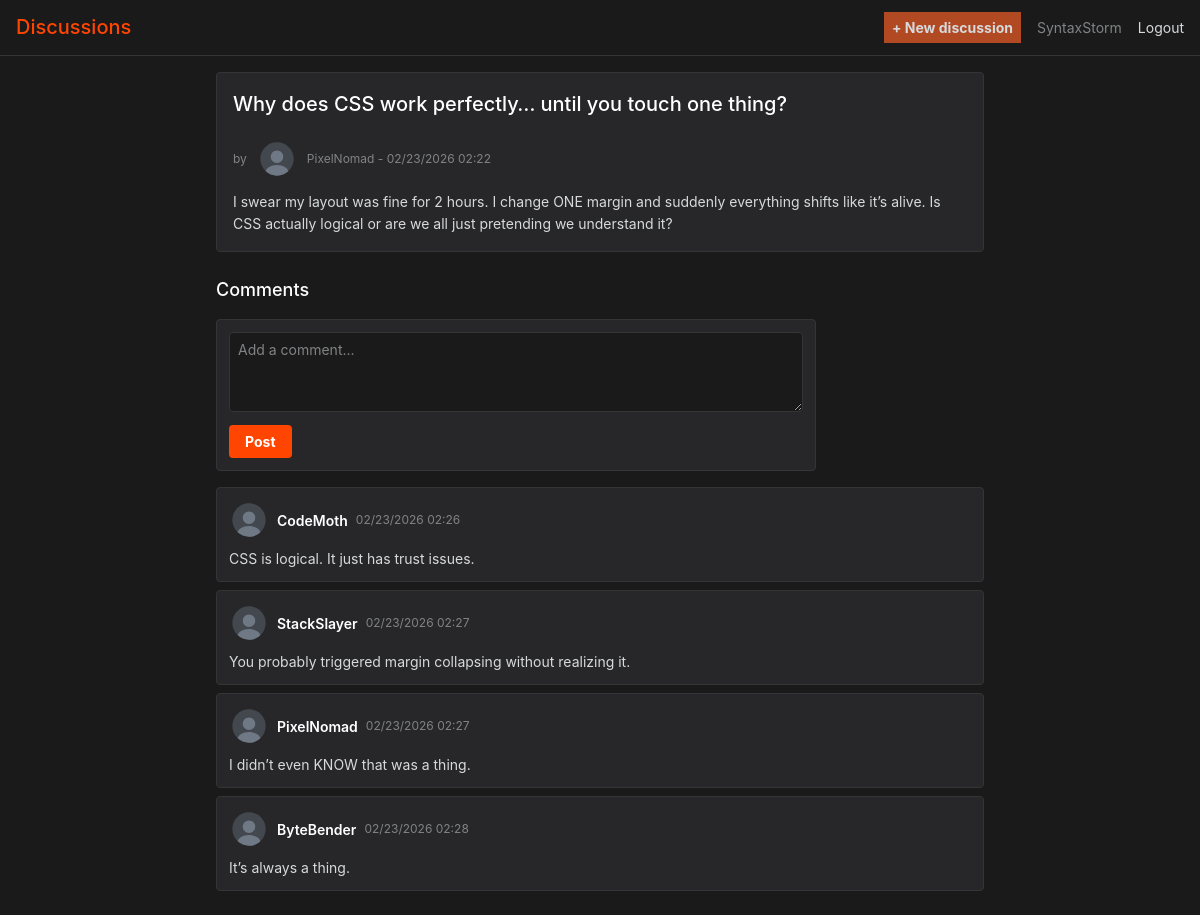
The page /discussions/view.php?s=why-does-css-work-perfectly-until-you-touch-one-thing (signed in) on the database its author committed.
### tables this page shows
CREATE TABLE `discussions` (
  `id` int NOT NULL,
  `user_id` int NOT NULL,
  `title` varchar(255) NOT NULL,
  `slug` varchar(255) NOT NULL,
  `content` text NOT NULL,
  `created_at` datetime DEFAULT CURRENT_TIMESTAMP
);

CREATE TABLE `users` (
  `id` int NOT NULL,
  `username` varchar(50) NOT NULL,
  `email` varchar(100) NOT NULL,
  `password` varchar(255) NOT NULL,
  `role` enum('USER','ADMIN') DEFAULT 'USER',
  `created_at` timestamp NULL DEFAULT CURRENT_TIMESTAMP,
  `updated_at` timestamp NULL DEFAULT CURRENT_TIMESTAMP ON UPDATE CURRENT_TIMESTAMP
);

CREATE TABLE `comments` (
  `id` int NOT NULL,
  `discussion_id` int NOT NULL,
  `user_id` int NOT NULL,
  `content` text NOT NULL,
  `hidden` tinyint(1) NOT NULL DEFAULT '0',
  `created_at` datetime DEFAULT CURRENT_TIMESTAMP
);

### discussions/view.php (the view, shortened to what this page needs)
<?php
$slug = trim($_GET['s']);
$pdo = getPdo();
$stmt = $pdo->prepare('SELECT d.id, d.title, d.content, d.created_at, u.username FROM discussions d JOIN users u ON d.user_id = u.id WHERE d.slug = :slug');
$stmt->execute(['slug' => $slug]);
$discussion = $stmt->fetch();
$stmt = $pdo->prepare('SELECT c.id, c.content, c.hidden, c.created_at, u.username FROM comments c JOIN users u ON c.user_id = u.id WHERE c.discussion_id = :id ORDER BY c.created_at ASC');
$stmt->execute(['id' => $discussion['id']]);
$comments = $stmt->fetchAll();
?>
<!DOCTYPE html>
<html lang="en">
<head>
    <link rel="stylesheet" href="../assets/css/main.css">
</head>
<body>
    <header>
        <h1><a href="../index.php">Discussions</a></h1>
        <nav>
            <a class="new_discussion" href="add.php">+ New discussion</a>
            <span><?= htmlspecialchars($_SESSION['username']) ?></span>
            <a href="../auth/logout.php">Logout</a>
        </nav>
    </header>
    <main>
        <article class="discussion">
            <div class="discussion-header">
                <h2><?= htmlspecialchars($discussion['title']) ?></h2>
            </div>
            <p class="meta">by  <?= htmlspecialchars($discussion['username']) ?> - <?= htmlspecialchars(date('m/d/Y H:i', strtotime($discussion['created_at']))) ?></p>
            <div class="content"><?= nl2br(htmlspecialchars($discussion['content'])) ?></div>
        </article>
        <section class="comments">
            <h3>Comments</h3>
            <form action="../comments/add.php" method="post" class="comment-form">
                <textarea name="content" required minlength="1" maxlength="5000" placeholder="Add a comment..."></textarea>
                <button type="submit">Post</button>
            </form>
            <?php if (empty($comments)): ?>
            <p class="no-comments">No comments yet.</p>
            <?php else: ?>
            <ul class="comment-list">
                <?php foreach ($comments as $c): ?>
                <li>
                    <div class="comment-header">
                        <strong><?= htmlspecialchars($c['username']) ?></strong>
                        <span class="meta"><?= htmlspecialchars(date('m/d/Y H:i', strtotime($c['created_at']))) ?></span>
                    </div>
                    <p class="<?= $c['hidden'] ? 'hidden-content' : '' ?>"><?= $c['hidden'] ? 'This content appears to be inappropriate. If this is an error, please contact support.' : nl2br(htmlspecialchars($c['content'])) ?></p>
                </li>
                <?php endforeach; ?>
            </ul>
            <?php endif; ?>
        </section>
    </main>
</body>
</html>

### assets/css/background.css (style rules this page uses)
body { background-color: #1a1a1b; color: #d7dadc; min-height: 100vh; }
main { background-color: transparent; }

### assets/css/layout.css (style rules this page uses)
body { max-width: 1200px; margin: 0 auto; padding: 0; }
main { padding: 16px; max-width: 800px; margin: 0 auto; }

### assets/css/typography.css (style rules this page uses)
body { font-size: 14px; color: #d7dadc; }
h1 { font-size: 20px; font-weight: 500; color: #ffffff; margin: 0; }
h2 { font-size: 18px; font-weight: 500; color: #ffffff; margin: 0 0 12px 0; }
h3 { font-size: 16px; font-weight: 500; color: #ffffff; margin: 0 0 12px 0; }
p { margin: 0 0 8px 0; line-height: 1.5; }
strong { font-weight: 600; color: #ffffff; }
.meta { display: flex; align-items: center; gap: 10px; font-size: 12px; color: #818384; }

### assets/css/navigation.css (style rules this page uses)
header { background-color: #1a1a1b; border-bottom: 1px solid #343536; padding: 12px 16px; display: flex; justify-content: space-between; align-items: center; position: sticky; top: 0; z-index: 100; margin-bottom: 0; }
header h1 a { color: #ff4500; transition: opacity 0.2s; }
nav { display: flex; align-items: center; gap: 16px; }
nav .new_discussion { background-color: #b14923;; color: #d7dadc; font-weight: bold; padding: 0.3rem 0.5rem; font-size: 14px; transition: color 0.2s; }
nav span { color: #818384; font-size: 14px; }

### assets/css/discussions.css (style rules this page uses)
.discussion { background-color: #272729; border: 1px solid #343536; border-radius: 4px; padding: 16px; margin-bottom: 24px; }
.discussion-header { display: flex; align-items: flex-start; justify-content: space-between; gap: 12px; margin-bottom: 8px; }
.discussion-header h2 { color: #ffffff; font-size: 20px; font-weight: 500; flex: 1; }
.discussion .content { color: #d7dadc; line-height: 1.6; white-space: pre-wrap; margin-top: 12px; word-wrap: break-word; }
.discussion .meta { margin-bottom: 12px; }

### assets/css/comments.css (style rules this page uses)
.comments { margin-top: 24px; }
.comments h3 { color: #ffffff; font-size: 18px; font-weight: 500; margin-bottom: 16px; }
.comment-form { background-color: #272729; border: 1px solid #343536; border-radius: 4px; padding: 12px; margin-bottom: 16px; }
.comment-form textarea { width: 100%; min-height: 80px; padding: 8px; background-color: #1a1a1b; border: 1px solid #343536; border-radius: 4px; color: #d7dadc; font-size: 14px; resize: vertical; transition: border-color 0.2s; }
.comment-form textarea::placeholder { color: #818384; }
.comment-list { padding: 0; margin: 0; }
.comment-list li { background-color: #272729; border: 1px solid #343536; border-radius: 4px; padding: 12px; margin-bottom: 8px; transition: border-color 0.2s; }
.comment-header { display: flex; align-items: center; gap: 8px; flex-wrap: wrap; margin-bottom: 8px; }
.comment-header strong { color: #ffffff; font-size: 14px; font-weight: 600; }
.comment-header .meta { color: #818384; font-size: 12px; }
.comment-list li p { color: #d7dadc; line-height: 1.5; margin: 0; }

### assets/css/forms.css (style rules this page uses)
main form { max-width: 600px; }
form input[type="text"], form input[type="email"], form input[type="password"], form textarea { width: 100%; padding: 8px 12px; background-color: #272729; border: 1px solid #343536; border-radius: 4px; color: #d7dadc; font-size: 14px; transition: border-color 0.2s, background-color 0.2s; }
form input[type="text"]::placeholder, form input[type="email"]::placeholder, form input[type="password"]::placeholder, form textarea::placeholder { color: #818384; }
form textarea { min-height: 120px; resize: vertical; font-family: inherit; }

### assets/css/buttons.css (style rules this page uses)
button { background-color: #ff4500; color: #ffffff; border: none; border-radius: 4px; padding: 8px 16px; font-size: 14px; font-weight: 700; cursor: pointer; transition: background-color 0.2s, opacity 0.2s; }
form button { margin-top: 16px; }
.comment-form button { margin-top: 8px; }

### assets/css/animations.css (style rules this page uses)
.comment-list li { animation: fadeIn 0.3s ease-in; }
.discussion { animation: slideUp 0.3s ease-out; }
.comment-form { animation: slideUp 0.3s ease-out; }
button { transition: transform 0.1s; }

### rows shown on the page
discussions: title "Why does CSS work perfectly… until you touch one thing?", user.username "PixelNomad", created_at "02/23/2026 02:22", content "I swear my layout was fine for 2 hours. I change ONE margin and suddenly everything shifts like it’s alive. Is CSS actually logical or are we all just pretending we understand it?"
comments: user.username "CodeMoth", created_at "02/23/2026 02:26", content "CSS is logical. It just has trust issues."
comments: user.username "StackSlayer", created_at "02/23/2026 02:27", content "You probably triggered margin collapsing without realizing it."
comments: user.username "PixelNomad", created_at "02/23/2026 02:27", content "I didn’t even KNOW that was a thing."
comments: user.username "ByteBender", created_at "02/23/2026 02:28", content "It’s always a thing."

### other values the page prints
$_SESSION['username'] "SyntaxStorm"
